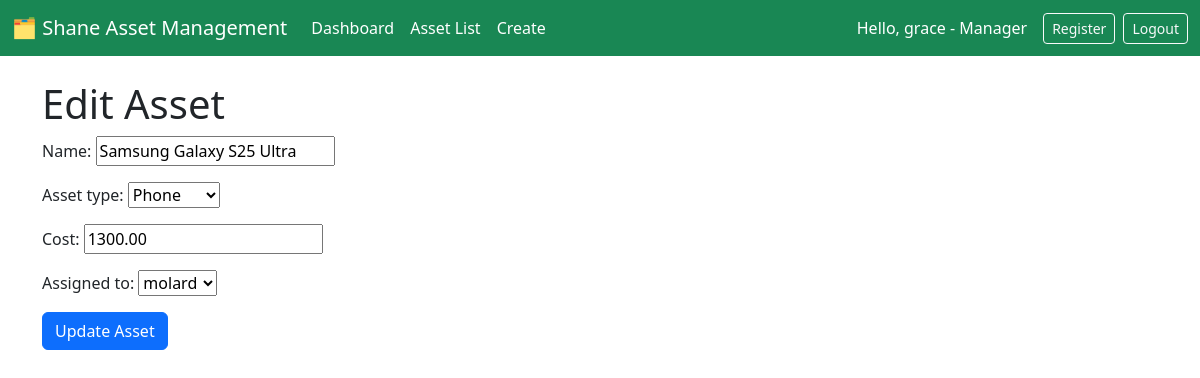
Page /update/16/ (signed in) on the committed database.
### assets/models.py (models this page shows, shortened)
class User(AbstractUser):
    department = models.ForeignKey(Department, on_delete=models.SET_NULL, null=True, related_name='departments')
    ROLE_CHOICES = (
                ('ADMIN', 'Administrator'),
                ('MANAGER','Manager'),
                ('EMPLOYEE','Employee'))
    role = models.CharField(max_length=20, choices=ROLE_CHOICES, default='EMPLOYEE')
    @property
    def is_manager_or_admin(self):
        return self.role in ['ADMIN', 'MANAGER'] or self.is_superuser

class TimeStampedModel(models.Model):
    created_at = models.DateTimeField(auto_now_add=True)
    updated_at = models.DateTimeField(auto_now=True)
    class Meta:
        abstract = True

class Asset(TimeStampedModel):
    ASSET_TYPES = (
                ('LAPTOP', 'Laptop'),
                ('MONITOR','Monitor'),
                ('PHONE','Phone'),
                ('FURNITURE', 'Furniture'))
    name = models.CharField(max_length=100)
    asset_type = models.CharField(max_length=20, choices=ASSET_TYPES)
    cost = models.DecimalField(max_digits=20, decimal_places=2)
    assigned_to = models.ForeignKey(User, on_delete=models.SET_NULL, null=True, blank=True, related_name='assets')
    history = HistoricalRecords()

### assets/views.py (the view)
# urls.py: path('update/<int:pk>/', AssetUpdateView.as_view(), name='asset_update'),
class AssetUpdateView(ManagerOrAdminRequiredMixin,UpdateView):
    model = Asset
    template_name = "assets/asset_form.html"
    fields = ['name', 'asset_type', 'cost', 'assigned_to']
    success_url = reverse_lazy('asset-list')

### assets/mixins.py (called while the page is built)
    def dispatch(self, request, *args, **kwargs):
        if not request.user.is_authenticated :
            raise PermissionDenied('You must be logged in')
        if not request.user.is_manager_or_admin:
            raise PermissionDenied('You must be a Manager or Administrator to perform this action.')
        return super().dispatch(request, *args, **kwargs)

### assets/templates/assets/asset_form.html (shortened to what this page needs)
{% extends "assets/base.html" %}
{% block content %}
    <h1>{% if form.instance.pk %}Edit Asset{% else %}Create New Asset{% endif %}</h1>
    <form method="post">
        {{ form.as_p }}
        <button type="submit" class="btn btn-primary">
            {% if form.instance.pk %}Update Asset{% else %}Save Asset{% endif %}
        </button>
    </form>
{% endblock %}

### assets/templates/assets/base.html (shortened to what this page needs)
<!DOCTYPE html>
<html>
<head>
    <link href="https://cdn.jsdelivr.net/npm/bootstrap@5.3.8/dist/css/bootstrap.min.css" rel="stylesheet">
    <link rel="stylesheet" href="https://cdn.datatables.net/1.13.6/css/jquery.dataTables.min.css">
</head>
<body>
   <nav class="navbar navbar-expand-lg navbar-dark bg-success mb-4">
        <div class="container-fluid">
            <a class="navbar-brand text-yellow" href="{% url 'dashboard' %}">
                🗂️ Shane Asset Management
            </a>
            <div class="collapse navbar-collapse" id="navbarNav">
                <ul class="navbar-nav me-auto mb-2 mb-lg-0">
                    <li class="nav-item">
                        <a class="nav-link text-white" href="{% url 'dashboard' %}">Dashboard</a>
                    </li>
                    <li class="nav-item">
                        <a class="nav-link text-white" href="{% url 'asset-list' %}">Asset List</a>
                    </li>
                    <li class="nav-item">
                        <a class="nav-link text-white" href="{% url 'asset-create' %}">Create</a>
                    </li>
                </ul>
                <div class="d-flex align-items-center text-white">
                    {% if user.is_authenticated %}
                        <span class="me-3">Hello, {{ user.username }} - {{user.get_role_display}}</span>
                        {% if user.is_manager_or_admin %}
                            <a class="btn btn-outline-light btn-sm me-2" href="{% url 'register' %}">
                            Register
                        </a>
                        {% endif %}
                        <form action="{% url 'logout' %}" method="post" class="mb-0">
                            <button type="submit" class="btn btn-outline-light btn-sm">
                                Logout
                            </button>
                        </form>
                    {% else %}
                        <a class="btn btn-outline-light btn-sm me-2" href="{% url 'login' %}">
                            Login
                        </a>
                    {% endif %}
                </div>
            </div>
        </div>
    </nav>
    <div class="container">
        {% block content %}{% endblock %}
    </div>
</body>
</html>

### rows in the picture
User: username "grace", role "Manager"
Asset: name "Samsung Galaxy S25 Ultra", asset_type "Phone", cost "1300.00", assigned_to "molard"
